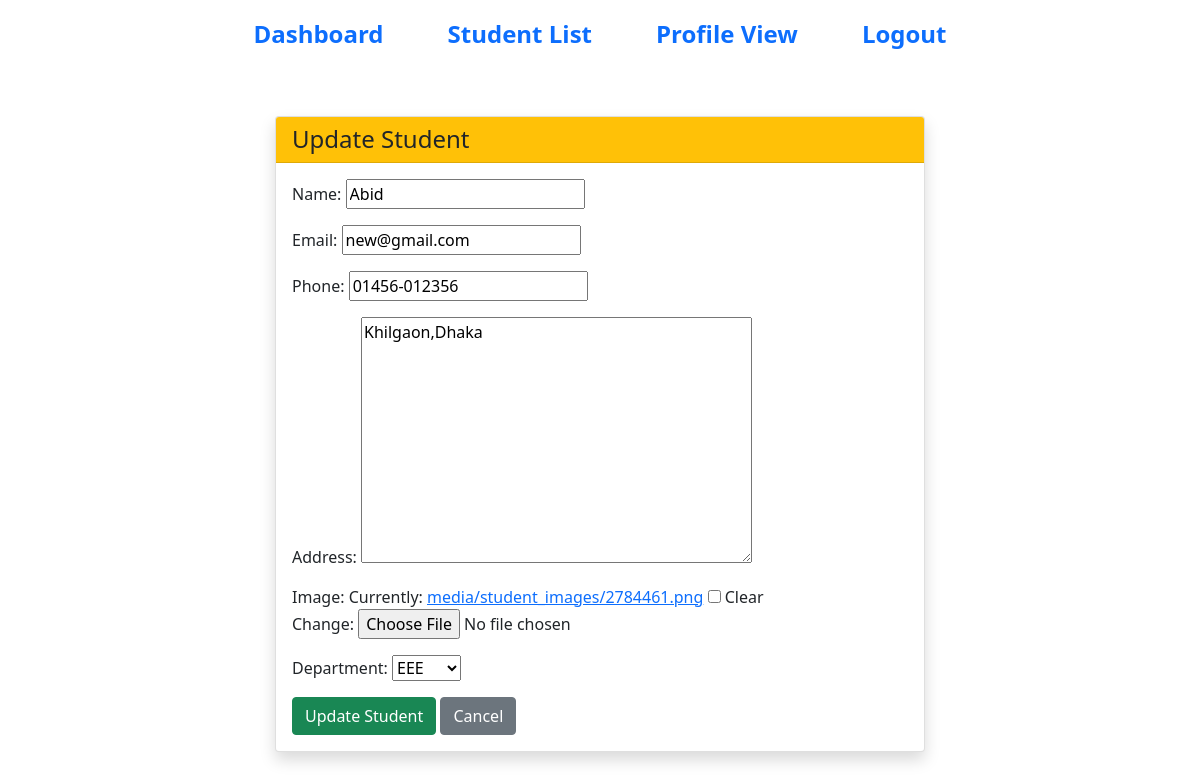
Screenshot of /student/update/1/ (signed in) with the database file from the repository.
### portal_app/models.py (models this page shows, shortened)
class StudentModel(models.Model):
    DEPT_TYPES = [
        ('BBA', 'BBA'),
        ('CSE', 'CSE'),
        ('EEE', 'EEE'),
    ]
    user = models.OneToOneField(
        UserModel,
        on_delete=models.CASCADE,
        related_name='student_profile'
    )
    name = models.CharField(max_length=100, null=True, blank=True)
    email = models.EmailField(null=True, blank=True)
    phone = models.CharField(max_length=15, null=True, blank=True)
    address = models.TextField(null=True, blank=True)
    image = models.ImageField(upload_to='media/student_images',null=True,blank=True)
    department = models.CharField(choices=DEPT_TYPES,max_length=20,null=True,blank=True)

### portal_app/views.py (the view, shortened to what this page needs)
# urls.py: path('student/update/<int:s_id>/', student_update, name='student_update'),
@login_required
def student_update(request, s_id):
    student = get_object_or_404(StudentModel, id=s_id)
    if request.user.role != 'Admin' and student.user_id != request.user.id:
        messages.error(request, 'You cannot update another student profile.')
        return redirect('student_list')
    form = StudentListForm(
        request.POST or None,
        request.FILES or None,
        instance=student
    )
    if request.user.role != 'Admin':
        form.fields.pop('user', None)
    context = {
        'form': form,
        'student': student
    }
    return render(request, 'pages/student_update.html', context)

### portal_app/forms.py
class StudentListForm(forms.ModelForm):
    class Meta:
        model = StudentModel
        fields = '__all__'
        exclude = ['user']

### portal_app/templates/pages/student_update.html (shortened to what this page needs)
{% extends 'master/base.html' %}
{% block Content %}
<div class="container mt-5">
    <div class="card shadow mx-auto" style="max-width: 650px;">
        <div class="card-header bg-warning">
            <h4 class="mb-0">Update Student</h4>
        </div>
        <div class="card-body">
            <form method="POST" enctype="multipart/form-data">
                {{ form.as_p }}
                <button type="submit" class="btn btn-success">Update Student</button>
                <a href="{% url 'student_list' %}" class="btn btn-secondary">Cancel</a>
            </form>
        </div>
    </div>
</div>
{% endblock %}

### rows the page displays
StudentModel: name "Abid", email "new@gmail.com", phone "01456-012356", address "Khilgaon,Dhaka", department "EEE"
